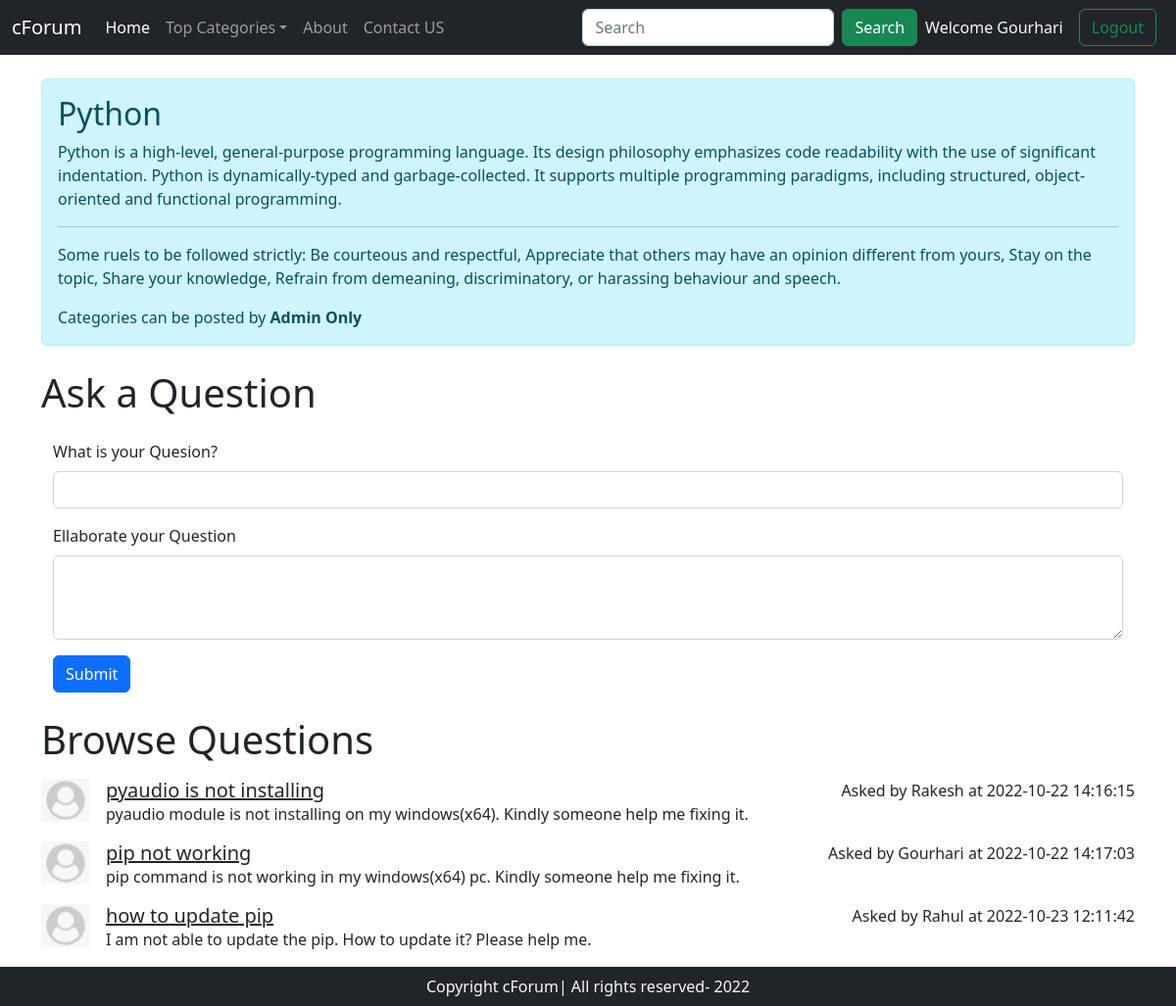
Page /threadlist.php?catid=1 (signed in) on the committed database.
### tables this page shows
CREATE TABLE `category` (
  `cat_id` int(8) NOT NULL,
  `cat_title` varchar(30) NOT NULL,
  `cat_description` text NOT NULL,
  `date` datetime NOT NULL DEFAULT current_timestamp()
);

CREATE TABLE `thread` (
  `thread_id` int(8) NOT NULL,
  `thread_title` varchar(30) NOT NULL,
  `thread_description` text NOT NULL,
  `cat_id` int(8) NOT NULL,
  `user_id` int(8) NOT NULL,
  `date` datetime NOT NULL DEFAULT current_timestamp()
);

CREATE TABLE `users` (
  `user_id` int(8) NOT NULL,
  `username` varchar(30) NOT NULL,
  `password` varchar(255) NOT NULL,
  `date` datetime NOT NULL DEFAULT current_timestamp()
);

### threadlist.php (the view, shortened to what this page needs)
<!doctype html>
<html lang="en">
<head>
    <link href="https://cdn.jsdelivr.net/npm/bootstrap@5.2.2/dist/css/bootstrap.min.css" rel="stylesheet"
>
</head>
<body>
    <?php include "partials/_header.php";
            if(isset($_GET["catid"])){
                $id=$_GET["catid"];
            }
        ?>
    <div class="container my-4">
        <?php
            if(isset($_GET["catid"])){
                $id=$_GET["catid"];
                $sql="SELECT * FROM `category` WHERE `cat_id`=$id;";
                $result=mysqli_query($conn, $sql);
                $row=mysqli_fetch_assoc($result);
                echo '
                    <div class="alert alert-info" role="alert">
                        <h2 class="alert-heading">'.$row['cat_title'].'</h2>
                        <p>'.$row["cat_description"].'</p>
                        <hr>
                        <p class="mb-0">Some ruels to be followed strictly: Be courteous and respectful,
                            Appreciate that others may have an opinion different from yours,
                            Stay on  the topic,
                            Share your knowledge,
                            Refrain from demeaning, discriminatory, or harassing behaviour and speech.</p>
                        <div class="mt-3">Categories can be posted by <b>Admin Only</b></div>
                    </div>
                ';
            }
        ?>
    </div>
    <div class="container my-4">
        <h1>Ask a Question</h1>
        <?php
            if(isset($_SESSION["loggedin"]) && $_SESSION["loggedin"]==true){
                echo '<div class="container my-4">
                        <form method="post">
                            <div class="mb-3">
                                <label for="question" class="form-label">What is your Quesion? </label>
                                <input type="text" class="form-control" id="threadtitle" name="threadtitle" aria-describedby="emailHelp">
                            </div>
                            <div class="mb-3">
                                <label for="threaddesc" class="form-label">Ellaborate your Question</label>
                                <textarea class="form-control" id="threaddesc" name="threaddesc" rows="3"></textarea>
                            </div>
                            <button type="submit" class="btn btn-primary">Submit</button>
                        </form>
                    </div>';
            }
            else{
                echo '<p>You have to Login to ask a question</p>';
            }
        ?>
    </div>
    <div class="container">
        <h1>Browse Questions</h1>
        <?php
            $sql="SELECT * FROM `thread` where `cat_id`='$id'";
            $result=mysqli_query($conn, $sql);
            while($row=mysqli_fetch_assoc($result)){
                $thread_id=$row["thread_id"];
                $thread_time=$row["date"];
                $thread_user_id=$row['user_id'];
                $sql2="SELECT * FROM `users` where `user_id`='$thread_user_id'";
                $result2=mysqli_query($conn, $sql2);
                $row2=mysqli_fetch_assoc($result2);
                $thread_user_name=$row2["username"];
                echo '
                <div class="d-flex my-3">
                    <div class="flex-shrink-0">
                        <img src="/forum/images/userImage.png" width="50px" alt="...">
                    </div>
                    <div class="flex-grow-1 ms-3">
                        <h5 class="my-0"><a class="text-dark" href="/forum/threads.php?threadid='.$thread_id.'">'.$row["thread_title"].'</a></h5>
                        '.$row["thread_description"].'
                    </div>
                    <p>Asked by '.$thread_user_name.' at '.$thread_time.'</p>
                </div>
                ';
            }
        ?>
    </div>
    <?php include "partials/_footer.php"; ?>
</body>
</html>

### rows in the picture
category: cat_title "Python", cat_description "Python is a high-level, general-purpose programming language. Its design philosophy emphasizes code readability with the use of significant indentation. Python is dynamically-typed and garbage-collected. It supports multiple programming paradigms, including structured, object-oriented and functional programming."
thread: thread_title "pyaudio is not installing", thread_description "pyaudio module is not installing on my windows(x64). Kindly someone help me fixing it.", user.username "Rakesh", date "2022-10-22 14:16:15"
thread: thread_title "pip not working", thread_description "pip command is not working in my windows(x64) pc. Kindly someone help me fixing it.", user.username "Gourhari", date "2022-10-22 14:17:03"
thread: thread_title "how to update pip", thread_description "I am not able to update the pip. How to update it? Please help me.", user.username "Rahul", date "2022-10-23 12:11:42"

### other values in the picture
$_SESSION["username"] "Gourhari"
